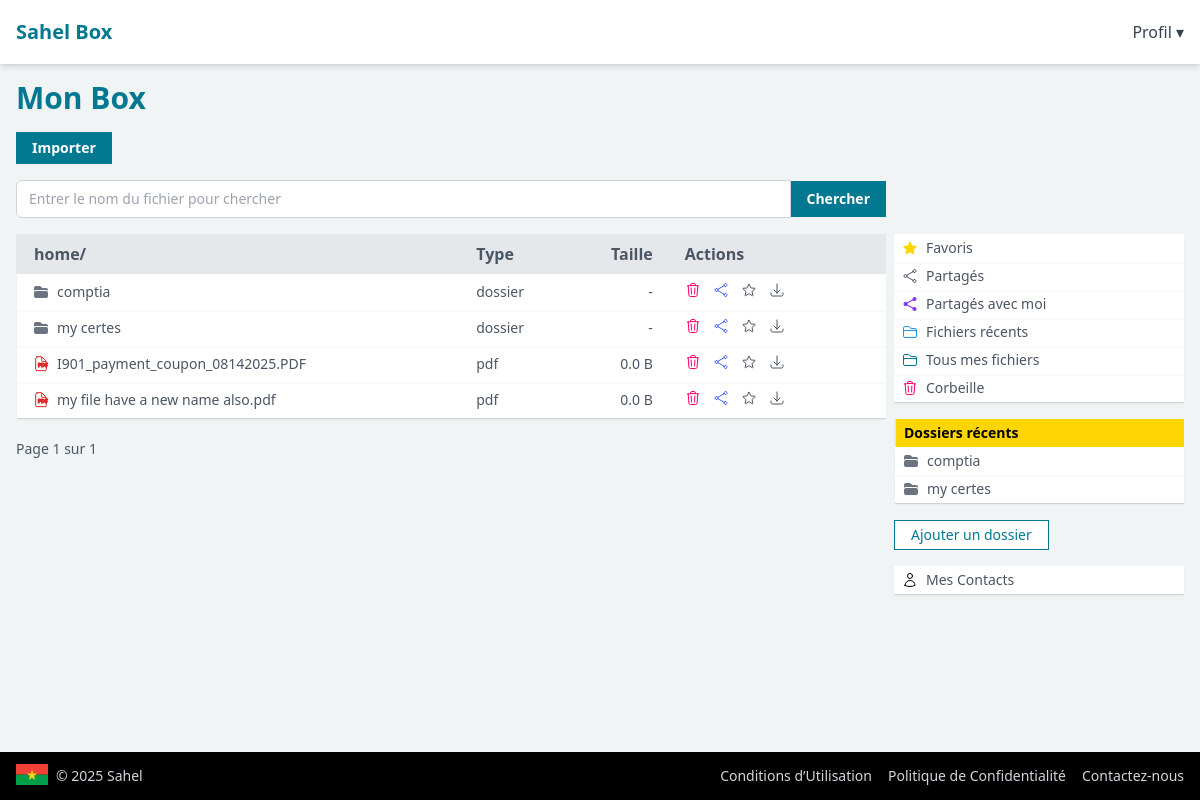
The app's page /mon-box/?dossier=partages (signed in), older data.
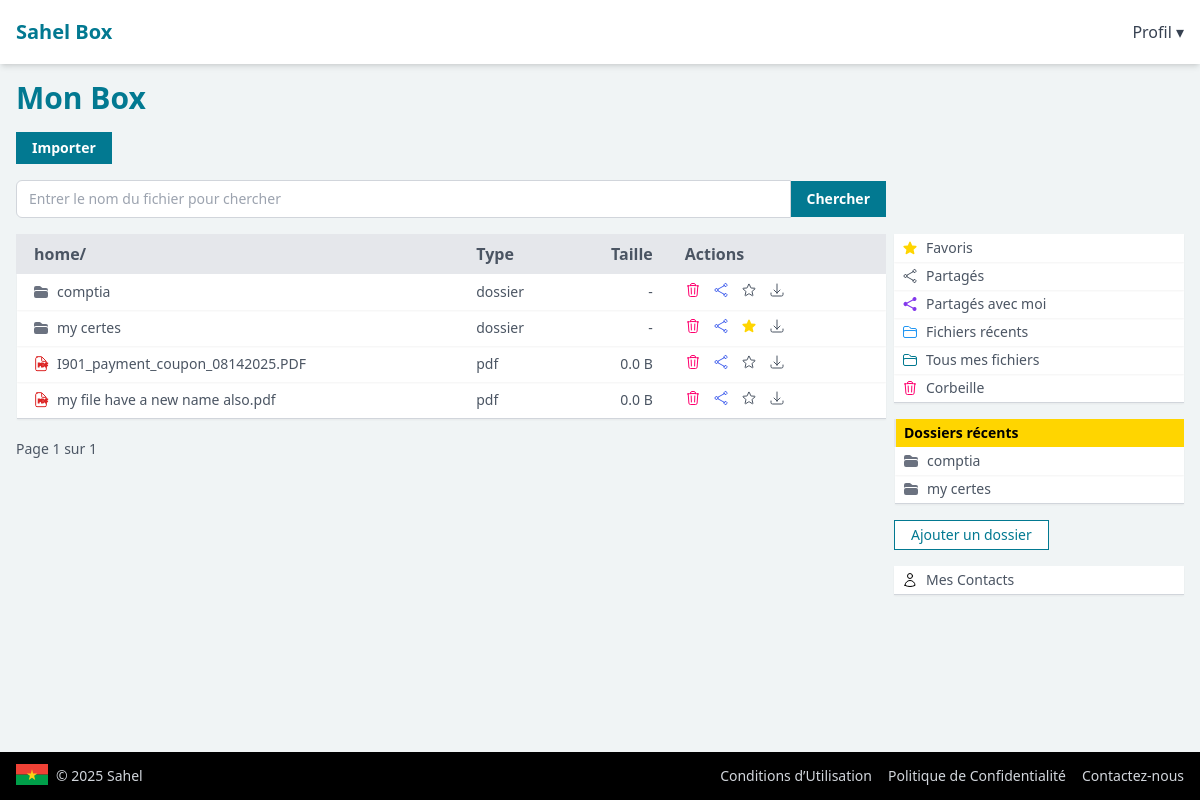
The same page, newer data.
### drive/models.py (models this page shows, shortened)
class FolderRecord(models.Model):
    name = models.CharField(max_length=255)
    description = models.CharField(max_length=255, null=True, blank=True)
    slug = models.SlugField(max_length=255, unique=True, blank=True)
    folder_uuid = models.UUIDField(default=uuid.uuid4, editable=False, unique=True)
    is_favorite = models.BooleanField(default=False)
    @property
    def is_shared(self):
        if self.shared_at and (not self.share_expires_at or self.share_expires_at > timezone.now()):
            return True
        folder = self.parent
        while folder:
            if folder.shared_at and (not folder.share_expires_at or folder.share_expires_at > timezone.now()):
                return True
            folder = folder.parent
        return False
    shared_at = models.DateTimeField(null=True, blank=True)
    share_expires_at = models.DateTimeField(null=True, blank=True)
    shared_uuid = models.UUIDField(default=uuid.uuid4, unique=True)
    created_at = models.DateTimeField(auto_now_add=True)
    is_deleted = models.BooleanField(default=False)
    deleted_at = models.DateTimeField(null=True, blank=True)
    user = models.ForeignKey(
        get_user_model(),
        on_delete=models.CASCADE,
        related_name='folders'
    )
    parent = models.ForeignKey(
        'self',
        null=True,
        blank=True,
        on_delete=models.CASCADE,
        related_name='subfolders'
    )
    class Meta:
        unique_together = ('user', 'parent', 'name')  # prevent duplicate folder names within same parent
        ordering = ['name']
    @property
    def display_name(self):
        return self.name
    @property
    def type(self):
        return 'folder'
    @property
    def display_type(self):
        return 'dossier'

### drive/views.py (the view, shortened to what this page needs)
# urls.py: path('', views.my_drive_view, name='my-box'),
@require_http_methods(['GET', 'POST'])
@login_required
def my_drive_view(request):
    page_size = request.GET.get('page_size', '20')
    if is_valid_int(page_size):
        page_size = int(page_size)
    else:
        page_size = 20
    page = request.GET.get('page', '1')
    if is_valid_int(page):
        page = int(page)
    else:
        page = 1
    if page_size == 50:
        page_size = 50
    folder = None
    folder_slug = None
    search_term = None
    files=list()
    folders=list()
    if request.method == 'POST':
        search_term = request.POST.get('search_term')
        if search_term:
            files = FileRecord.objects.filter(
                Q(name__icontains=search_term) |
                Q(description__icontains=search_term),
                user=request.user,
                is_deleted=False
            )
            folders = FolderRecord.objects.filter(
                Q(name__icontains=search_term) |
                Q(description__icontains=search_term),
                user=request.user,
                is_deleted=False
            )
    else:
        folder_slug = request.GET.get('dossier')
        if folder_slug == 'fichiers-recents':
            logger.info(f'fetching {folder_slug}...')
            files = FileRecord.objects.filter(
                user=request.user,
                is_deleted=False,
            ).order_by('-last_accessed_at')
            folders = FolderRecord.objects.none()
        elif folder_slug == 'partages':
            logger.info(f'fetching {folder_slug}...')
            files = FileRecord.objects.filter(
                user=request.user,
                is_deleted=False,
            )
            files = [file for file in files if file.is_shared]
            folders = FolderRecord.objects.filter(
                is_deleted=False,
                user=request.user,
            )
            folders = [folder for folder in folders if folder.is_shared]
    items = list(folders) + list(files)
    paginator = Paginator(items, page_size)
    page_obj = paginator.get_page(page)
    return render(request, 'drive/my-drive.html', {
        'files': page_obj,
        'folders': folders,
        'folder': folder,
        'folder_slug': folder_slug,
        'page_data': page_obj,
        'recent_folders': folders[:10],
        'search_term': search_term
    })

### core/utils.py (called while the page is built)
def is_valid_int(s):
    if not s:
        return False
    try:
        int(s)
        return True
    except ValueError:
        return False

### drive/models.py (called while the page is built)
def sizeof_fmt(num, suffix="B"):
    for unit in ["", "K", "M", "G", "T", "P", "E", "Z"]:
        if abs(num) < 1024.0:
            return f"{num:.1f} {unit}{suffix}"
        num /= 1024.0
    return f"{num:.1f} Y{suffix}"

    @property
    def is_shared(self):
        if self.shared_at and (not self.share_expires_at or self.share_expires_at > timezone.now()):
            return True
        folder = self.folder
        while folder:
            if folder.shared_at and (not folder.share_expires_at or folder.share_expires_at > timezone.now()):
                return True
            folder = folder.parent
        return False

    @property
    def size(self):
        if self.file and hasattr(self.file, 'path'):
            try:
                size_bytes = os.path.getsize(self.file.path)
                return size_bytes
            except OSError:
                return 0
        return 0

    @property
    def file_extension(self):
        name = self.name
        return os.path.splitext(name)[1].lower().lstrip('.')

### drive/templates/drive/my-drive.html (shortened to what the changed rows need)
{% extends 'base.html' %}
{% block content %}
<h1 class="text-xl md:text-2xl lg:text-3xl font-bold mb-4 text-[#027991]">Mon Box</h1>
<div>
    <div class="grid md:grid-cols-[3fr_1fr] sm:grid-cols-1 gap-2 mt-4">
        <div>
            <table class="border-b border-gray-300 w-full" id="file-table">
                <thead class="bg-gray-200">
                    <tr>
                        <th class="px-4 py-2 text-left text-md text-gray-600 font-semibold border-l-2 border-gray-200">
                            <a href="{% url 'my-box' %}" class="hover:text-[#027991]">home</a>/
                        </th>
                        <th class="w-[20%] md:w-[12%] px-4 py-2 text-left text-md text-gray-600 font-semibold">
                            Type
                        </th>
                        <th
                            class="w-[20%] md:w-[12%] px-4 py-2 text-left text-md text-gray-600 font-semibold text-right">
                            Taille
                        </th>
                        <th class="w-[25%] px-4 py-2 text-left text-md text-gray-600 font-semibold">
                            Actions
                        </th>
                    </tr>
                </thead>
                <tbody class="bg-white">
                    {% for item in page_data %}
                    <tr class="shadow shadow-sm group hover:bg-gray-50 hover:text-[#027991]">
                        <td class="px-4 py-2 text-md">
                            <div>
                                {% if item.type == 'folder' %}
                                <a href="{% url 'my-box' %}?dossier={{item.slug}}"
                                    class="text-sm flex space-x-2 items-center">
                                    <span class="text-sm text-gray-600">{{item.display_name}}</span>
                                </a>
                                {% else %}
                                <a href="{% url 'file-details' item.slug %}"
                                    class="text-sm flex space-x-2 items-center">
                                    {% include 'partials/record-icon.html' with display_type_group=item.display_type_group %}
                                    <span class="text-sm text-gray-600">{{item.display_name}}</span>
                                </a>
                                {% endif %}
                            </div>
                        </td>
                        <td class="px-4 py-2 text-sm text-gray-600">{{item.display_type}}</td>
                        <td class="px-4 py-2 text-sm text-right text-gray-600">
                            {% if item.type == 'folder' %}
                            -
                            {% else %}
                            {{item.display_size}}
                            {% endif %}
                        </td>
                        <td class="px-4 py-2 text-sm flex items-center space-x-3">
                            {% if item.type == 'folder' %}
                            {% url 'delete-folder' item.slug as delete_url %}
                            {% url 'share-folder' item.slug as share_url %}
                            {% url 'download-folder' item.slug as download_url %}
                            {% else %}
                            {% url 'delete-file' item.slug as delete_url %}
                            {% url 'share-file' item.slug as share_url %}
                            {% url 'download-file' item.slug as download_url %}
                            {% endif %}
                            <a href="{{delete_url}}">
                            </a>
                            <a href="{{share_url}}">
                            </a>
                            <a
                                href="{% url 'toggle-favorite' item.slug %}?type={{item.type}}{% if folder_slug %}&dossier={{folder_slug}}{%endif%}">
                            </a>
                            <a href="{{download_url}}">
                            </a>
                        </td>
                    </tr>
                    {% endfor %}
                </tbody>
            </table>
        </div>
        <div id="right-pane">
            <div id="my-folders">
                {% if recent_folders %}
                <table class="min-w-full border-b border-gray-300 mt-4">
                    <thead class="bg-[#ffd500]">
                        <tr>
                            <th class="px-2 py-1 text-left text-sm font-semibold border-l-2 border-gray-200">
                                <span>Dossiers récents</span>
                            </th>
                        </tr>
                    </thead>
                    <tbody class="bg-white">
                        {% for my_folder in recent_folders %}
                        <tr class="shadow shadow-sm group hover:bg-gray-50">
                            <td class="px-2 py-1 text-sm text-gray-600 hover:text-[#027991]">
                                <a class="flex items-center space-x-2"
                                    href="{% url 'my-box' %}?dossier={{my_folder.slug}}">
                                    <span>{{ my_folder.display_name }}</span>
                                </a>
                            </td>
                        </tr>
                        {% endfor %}
                    </tbody>
                </table>
                {% endif %}
            </div>
        </div>
    </div>
</div>
{% endblock %}

Row changes from the older to the newer data that the page shows:
changed FolderRecord "my certes": is_favorite False → True (drawn)
